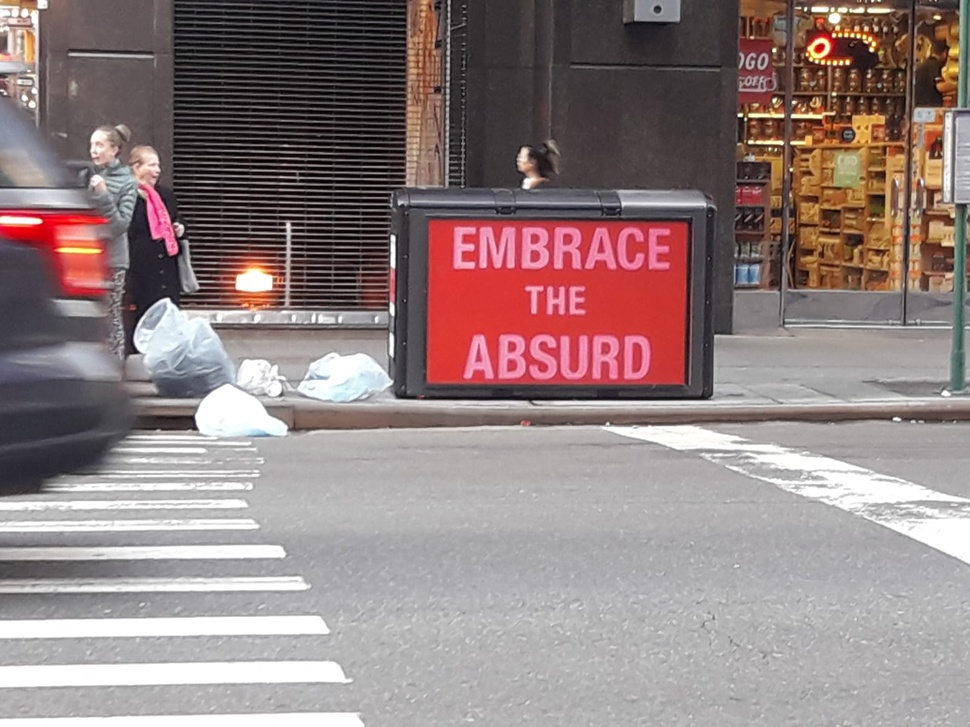
#> input picture embrace_the_absurd.jpeg, 970 x 727 px, shrunk from 1600 x 1200 before the run
$ jupyter execute TA1.ipynb
#> lines starting #> are read from the running program, lines starting #| are printed output that depends on the picture; after the words box and inside, x2 and y2 are one past the last pixel; in counts of white or black regions, pixels touching at a corner belong together
[cell 1]
import cv2 as cv
import numpy as np
from matplotlib import pyplot as plt

## Importando imagem

[cell 2]
img = cv.imread("embrace_the_absurd.jpeg")
#> img is the input picture: shape (727, 970, 3); mean B, G, R 128.7, 129.1, 145.7

[cell 3]
plt.imshow(cv.cvtColor(img, cv.COLOR_BGR2RGB))
plt.show()

## Thresholding

[cell 4]
grayscales = cv.cvtColor(img, cv.COLOR_BGR2GRAY)

[cell 5]
ret,thresh1 = cv.threshold(grayscales,127,255,cv.THRESH_BINARY)
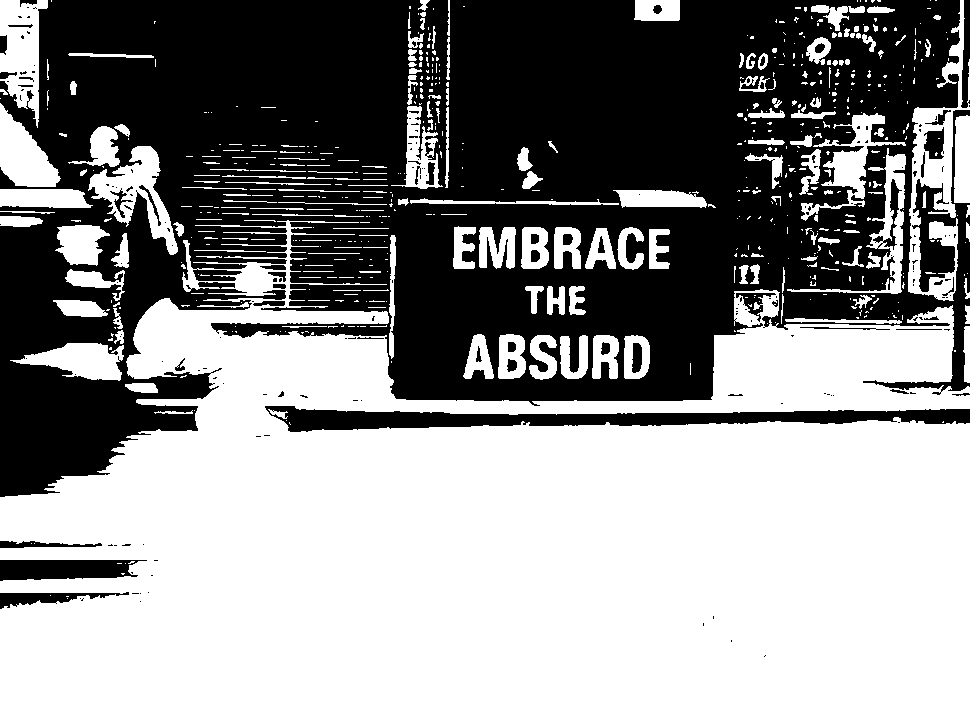
#> thresh1: shape (727, 970); 55.9% white; 196 black regions (147 under 20 px), largest, box (x1, y1, x2, y2) and area: (0, 0, 970, 497) 292929, (265, 406, 970, 432) 9085, (0, 560, 147, 581) 2454
ret,thresh2 = cv.threshold(grayscales,127,255,cv.THRESH_BINARY_INV)
ret,thresh3 = cv.threshold(grayscales,127,255,cv.THRESH_TRUNC)
ret,thresh4 = cv.threshold(grayscales,127,255,cv.THRESH_TOZERO)
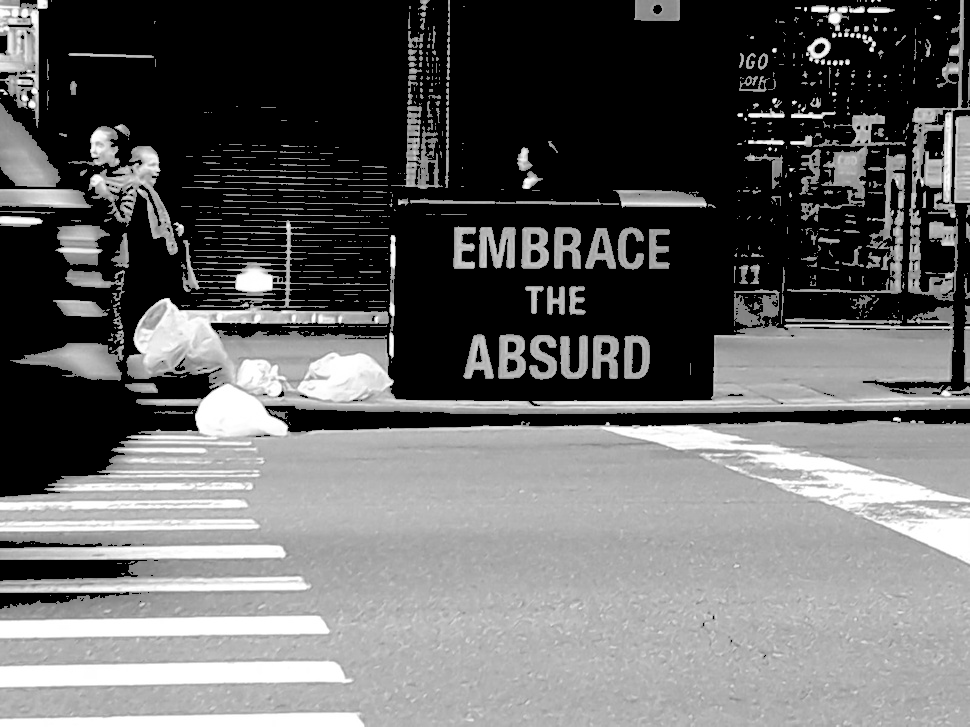
#> thresh4: shape (727, 970); min 0, max 255, mean 102.2
ret,thresh5 = cv.threshold(grayscales,127,255,cv.THRESH_TOZERO_INV)
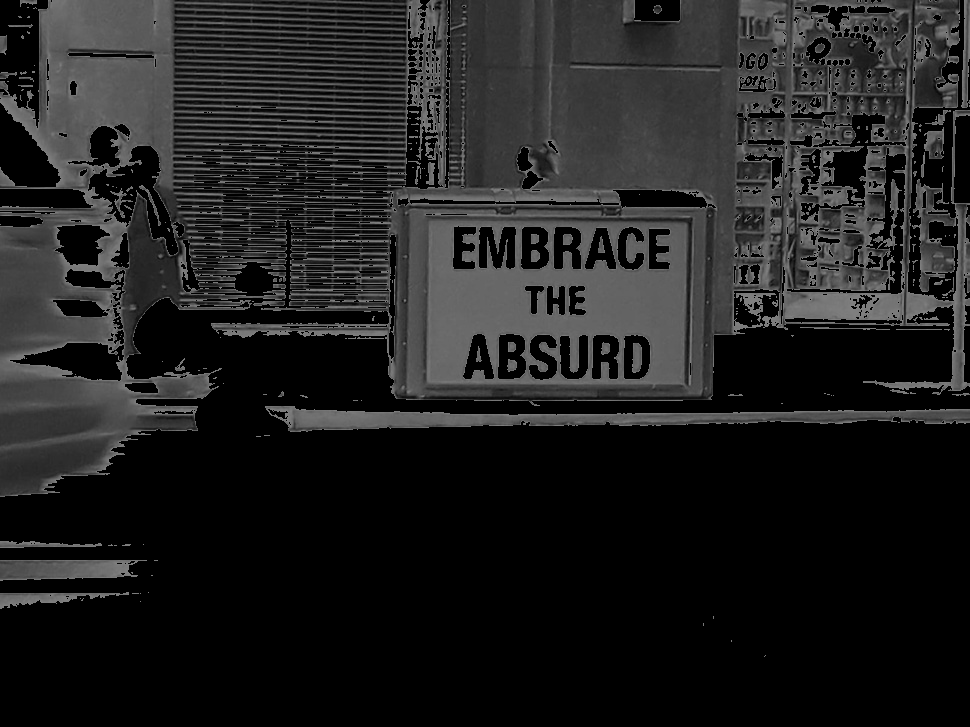
#> thresh5: shape (727, 970); min 0, max 127, mean 31.8
titles = ['GRAY SCALES','BINARY','BINARY_INV','TRUNC','TOZERO','TOZERO_INV']
images = [grayscales, thresh1, thresh2, thresh3, thresh4, thresh5]
for i in range(6):
    plt.subplot(2,3,i+1),plt.imshow(images[i],'gray',vmin=0,vmax=255)
    plt.title(titles[i])
    plt.xticks([]),plt.yticks([])
plt.show()

## Gradientes e Blurring

### Blurring

[cell 6]
bilateralBlur = cv.bilateralFilter(grayscales,9,75,75)
plt.imshow(bilateralBlur,'gray',vmin=0,vmax=255)

[cell 7]
gaussianBlur = cv.GaussianBlur(grayscales,(5,5),0)
plt.imshow(gaussianBlur,'gray',vmin=0,vmax=255)

### Gradientes - Original

[cell 8]
laplacian = cv.Laplacian(grayscales,cv.CV_64F)
sobelx = cv.Sobel(grayscales,cv.CV_64F,1,0,ksize=5)
sobely = cv.Sobel(grayscales,cv.CV_64F,0,1,ksize=5)

[cell 9]
plt.plot(2,2,1),plt.imshow(grayscales,cmap = 'gray')
plt.title('Original'), plt.xticks([]), plt.yticks([])

[cell 10]
plt.plot(2,2,2),plt.imshow(laplacian,cmap = 'gray')
plt.title('Laplacian'), plt.xticks([]), plt.yticks([])

[cell 11]
plt.plot(2,2,3),plt.imshow(sobelx,cmap = 'gray')
plt.title('Sobel X'), plt.xticks([]), plt.yticks([])

[cell 12]
plt.plot(2,2,4),plt.imshow(sobely,cmap = 'gray')
plt.title('Sobel Y'), plt.xticks([]), plt.yticks([])

### Gradientes - Gaussiana

[cell 13]
laplacian = cv.Laplacian(gaussianBlur,cv.CV_64F)
sobelx = cv.Sobel(gaussianBlur,cv.CV_64F,1,0,ksize=5)
sobely = cv.Sobel(gaussianBlur,cv.CV_64F,0,1,ksize=5)

[cell 14]
plt.plot(2,2,1),plt.imshow(gaussianBlur,cmap = 'gray')
plt.title('Original'), plt.xticks([]), plt.yticks([])

[cell 15]
plt.plot(2,2,2),plt.imshow(laplacian,cmap = 'gray')
plt.title('Laplacian'), plt.xticks([]), plt.yticks([])

[cell 16]
plt.plot(2,2,3),plt.imshow(sobelx,cmap = 'gray')
plt.title('Sobel X'), plt.xticks([]), plt.yticks([])

[cell 17]
plt.plot(2,2,4),plt.imshow(sobely,cmap = 'gray')
plt.title('Sobel Y'), plt.xticks([]), plt.yticks([])

### Gradiente - Bilateral

[cell 18]
laplacian = cv.Laplacian(bilateralBlur,cv.CV_64F)
sobelx = cv.Sobel(bilateralBlur,cv.CV_64F,1,0,ksize=5)
sobely = cv.Sobel(bilateralBlur,cv.CV_64F,0,1,ksize=5)

[cell 19]
plt.plot(2,2,1),plt.imshow(bilateralBlur,cmap = 'gray')
plt.title('Original'), plt.xticks([]), plt.yticks([])

[cell 20]
plt.plot(2,2,2),plt.imshow(laplacian,cmap = 'gray')
plt.title('Laplacian'), plt.xticks([]), plt.yticks([])

[cell 21]
plt.plot(2,2,3),plt.imshow(sobelx,cmap = 'gray')
plt.title('Sobel X'), plt.xticks([]), plt.yticks([])

[cell 22]
plt.plot(2,2,4),plt.imshow(sobely,cmap = 'gray')
plt.title('Sobel Y'), plt.xticks([]), plt.yticks([])

## Gradiente com thresholding

[cell 23]
_, img_thresh = cv.threshold(gaussianBlur, 0, 255, cv.THRESH_BINARY+cv.THRESH_OTSU)
#> img_thresh: shape (727, 970); 55% white; 79 black regions (39 under 20 px), largest, box (x1, y1, x2, y2) and area: (0, 0, 970, 497) 298070, (266, 406, 970, 433) 9131, (0, 560, 138, 581) 2445

sobelx = cv.Sobel(img_thresh, cv.CV_64F, 1, 0, ksize=3)
sobely = cv.Sobel(img_thresh, cv.CV_64F, 0, 1, ksize=3)
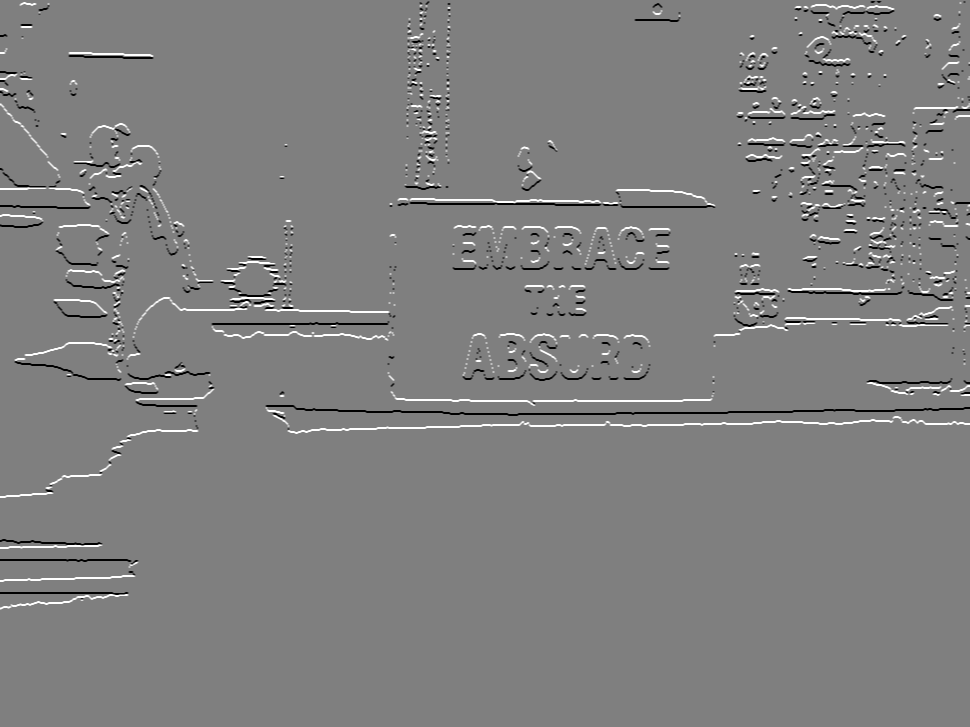
#> sobely: shape (727, 970) float64; min -1020, max 1020, mean 2.5; drawn with min black and max white

mag = np.sqrt(sobelx**2 + sobely**2)

mag = cv.normalize(mag, None, 0, 255, cv.NORM_MINMAX)

plt.plot(2,2,4),plt.imshow(mag,cmap = 'gray')
plt.title('Gradiente com thresholding'), plt.xticks([]), plt.yticks([])

## Canny Edge

[cell 24]
originalEdges = cv.Canny(grayscales,100,200)
#> originalEdges: shape (727, 970); 10.4% white in thin lines or dots

[cell 25]
plt.plot(2,2,4),plt.imshow(originalEdges,cmap = 'gray')
plt.title('Canny Edge - Original'), plt.xticks([]), plt.yticks([])

[cell 26]
gaussianEdges = cv.Canny(gaussianBlur, 100, 200)
#> gaussianEdges: shape (727, 970); 7.4% white in thin lines or dots

[cell 27]
plt.plot(2,2,4),plt.imshow(gaussianEdges,cmap = 'gray')
plt.title('Canny Edge - Gaussian'), plt.xticks([]), plt.yticks([])

[cell 28]
bilateralEdges = cv.Canny(bilateralBlur, 100, 200)
#> bilateralEdges: shape (727, 970); 3.5% white in thin lines or dots

[cell 29]
plt.plot(2,2,4),plt.imshow(bilateralEdges,cmap = 'gray')
plt.title('Canny Edge - Bilateral'), plt.xticks([]), plt.yticks([])

[cell 30]
# combinando threshold e canny edge

_, img_thresh = cv.threshold(gaussianBlur, 127, 255, cv.THRESH_BINARY)
#> img_thresh: shape (727, 970); 55.3% white; 83 black regions (45 under 20 px), largest, box (x1, y1, x2, y2) and area: (0, 0, 970, 497) 296701, (266, 406, 970, 433) 9021, (0, 560, 134, 581) 2395

edges = cv.Canny(img_thresh, 100, 200)
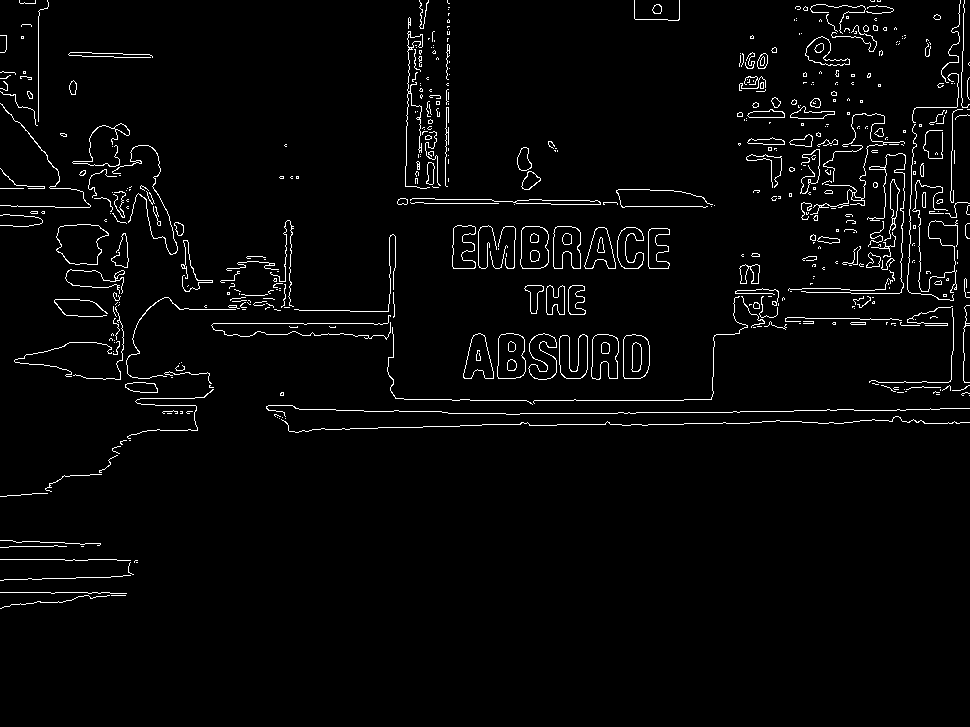
#> edges: shape (727, 970); 2.8% white in thin lines or dots, all inside (x1, y1, x2, y2) = (0, 0, 970, 609)

plt.plot(2,2,4),plt.imshow(edges,cmap = 'gray')
plt.title('Canny Edge - Threshold'), plt.xticks([]), plt.yticks([])
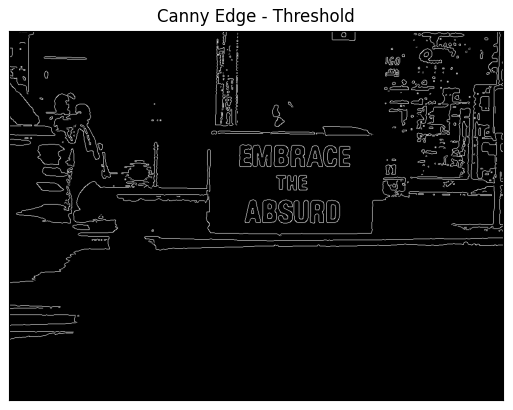
#> figure drawn by matplotlib, 1 panel

## Corner detection

[cell 31]
dst = cv.cornerHarris(grayscales,6,7,0.09)
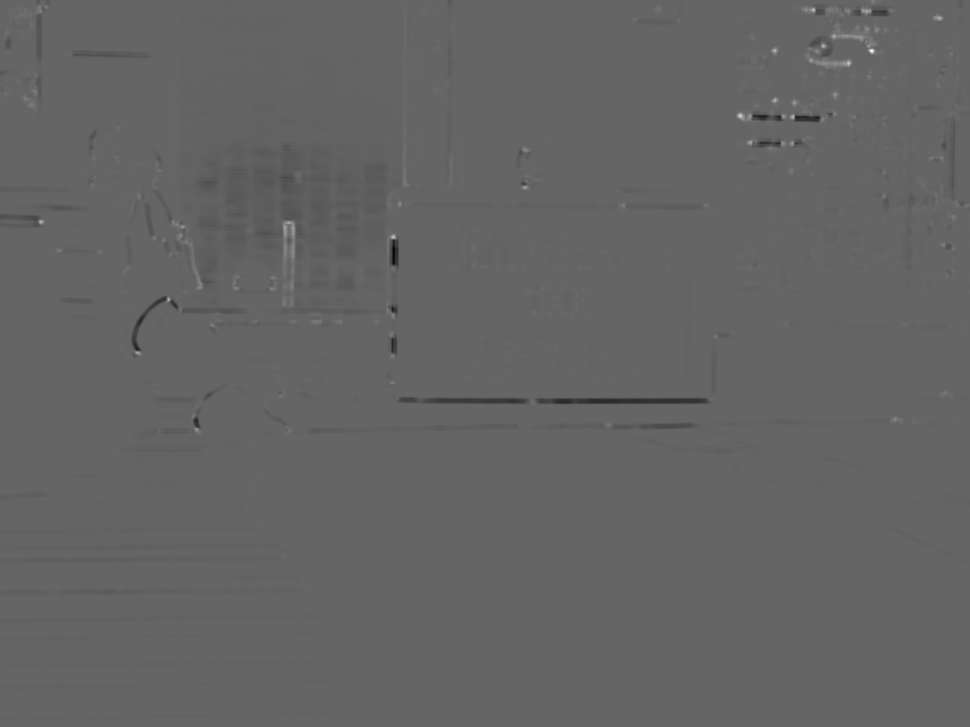
#> dst: shape (727, 970) float32; min -96.69, max 146.4, mean -0.6; drawn with min black and max white
